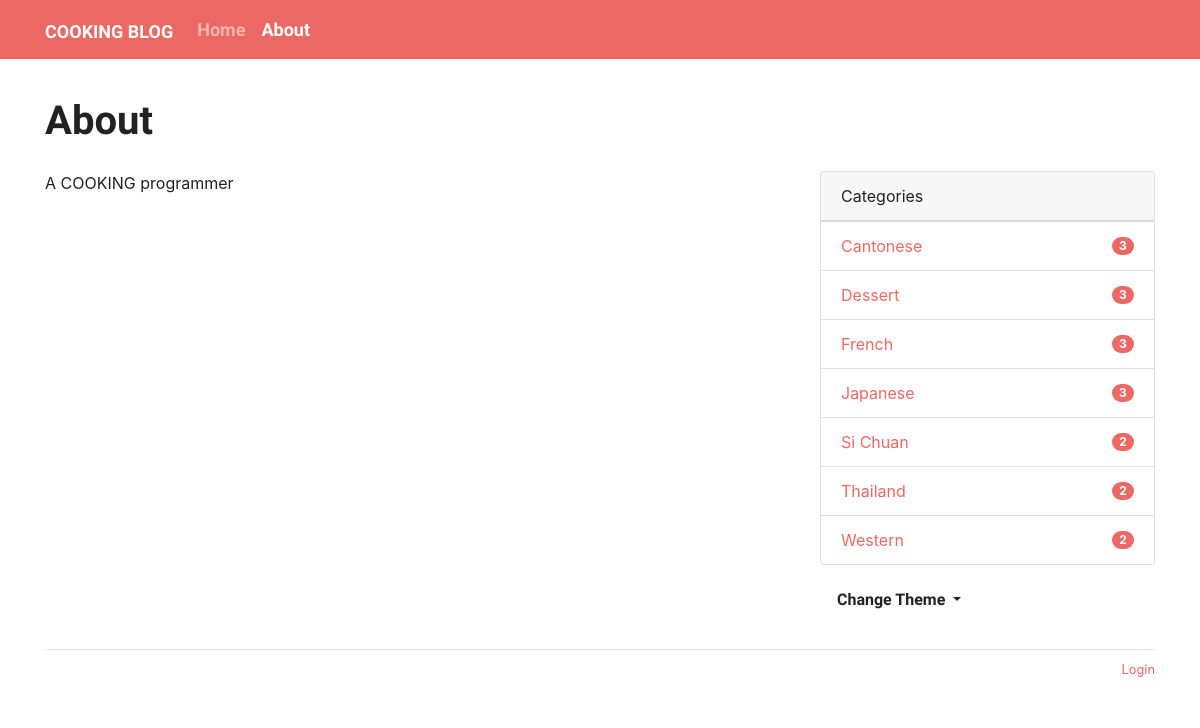
/about, run on the app's committed database.
### cooking/models.py (models this page shows)
class Admin(db.Model):
    id = db.Column(db.Integer, primary_key=True)
    username = db.Column(db.String(20))
    password_hash = db.Column(db.String(128))
    blog_title = db.Column(db.String(60))
    blog_sub_title = db.Column(db.String(100))
    name = db.Column(db.String(30))
    about = db.Column(db.Text)

class Category(db.Model):
    id = db.Column(db.Integer, primary_key=True)
    label = db.Column(db.String(30), unique=True)
    posts = db.relationship('Post', back_populates='category')

### cooking/blueprints/cook.py (the view)
@cook_bp.route('/about')
def about():
    return render_template('cook/about.html')

### cooking/__init__.py (called while the page is built)
def register_template_context(app):
    @app.context_processor
    def make_template_context():
        admin = Admin.query.first()
        categories = Category.query.order_by(Category.label).all()
        links = Link.query.order_by(Link.name).all()
        if current_user.is_authenticated:
            unread_comments = Comment.query.filter_by(reviewed=False).count()
        else:
            unread_comments = None
        return dict(
            admin=admin, categories=categories,
            links=links, unread_comments=unread_comments)

def register_request_handlers(app):
    @app.after_request
    def query_profiler(response):
        for q in get_debug_queries():
            if q.duration >= app.config['COOKING_SLOW_QUERY_THRESHOLD']:
                app.logger.warning(
                    'Slow query: Duration: %fs\n Context: %s\nQuery: %s\n '
                    % (q.duration, q.context, q.statement)
                )
        return response

### cooking/templates/cook/about.html (shortened to what this page needs)
{% extends 'base.html' %}
{% block content %}
    <div class="page-header">
        <h1>About</h1>
    </div>
    <div class="row">
        <div class="col-sm-8">
            {{ admin.about|safe }}
        </div>
        <div class="col-sm-4 sidebar">
            {% include "cook/_sidebar.html" %}
        </div>
    </div>
{% endblock %}

### cooking/templates/base.html (shortened to what this page needs)
{% from 'bootstrap/nav.html' import render_nav_item %}
<html lang="en">
<head>
    {% block head %}
        <link rel="stylesheet"
              href="{{ url_for('static', filename='css/%s.min.css' % request.cookies.get('theme', 'perfect_blue')) }}"
              type="text/css">
        <link rel="stylesheet" href="{{ url_for('static', filename='css/style.css') }}" type="text/css">
    {% endblock head %}
</head>
<body>
    {% block nav%}
    <nav class="navbar navbar-expand-lg navbar-dark bg-primary">
        <div class="container">
            <a class="navbar-brand" href="{{ url_for('cook.index') }}">{{ admin.blog_title }}</a>
            <div class="collapse navbar-collapse" id="navbarColor01">
                <ul class="navbar-nav mr-auto">
                    {{ render_nav_item('cook.index', 'Home') }}
                    {{ render_nav_item('cook.about', 'About') }}
                </ul>
            </div>
        </div>
    </nav>
    {% endblock nav%}
    <main class="container">
    {% block content %}{% endblock content %}
    {% block footer %}
        <footer>
            <p class="float-right">
                <small>
                    {% if current_user.is_authenticated %}
                        <a href="{{ url_for('auth.logout', next=request.full_path) }}">Logout</a>
                    {% else %}
                        <a href="{{ url_for('auth.login', next=request.full_path) }}">Login</a>
                    {% endif %}
                </small>
            </p>
        </footer>
    {% endblock footer %}
    </main>
</body>
</html>

### cooking/templates/cook/_sidebar.html (shortened to what this page needs)
{% if categories %}
    <div class="card mb-3">
        <div class="card-header">Categories</div>
        <ul class="list-group list-group-flush">
            {% for category in categories %}
                <li class="list-group-item  list-group-item-action d-flex justify-content-between align-items-center">
                    <a href="{{ url_for('cook.show_category', category_id=category.id) }}">
                        {{ category.label }}
                    </a>
                    <span class="badge badge-primary badge-pill"> {{ category.posts|length }}</span>
                </li>
            {% endfor %}
        </ul>
    </div>
{% endif %}
<div class="dropdown">
    <button class="btn btn-default dropdown-toggle" type="button" id="dropdownMenuButton"
            data-toggle="dropdown" aria-haspopup="true" aria-expanded="false">
        Change Theme
    </button>
</div>

### cooking/static/css/style.css (style rules this page uses)
nav { margin-bottom: 20px; }
.page-header { padding-top: 20px; padding-bottom: 20px; }
.sidebar { padding-left: 30px; }
footer { margin-top: 30px; padding: 10px 0 40px; color: #999; border-top: 1px solid #e5e5e5; }

### data on the page
Admin: blog_title "COOKING BLOG", about "A COOKING programmer"
Category: label "Cantonese", posts|length "3"
Category: label "Dessert", posts|length "3"
Category: label "French", posts|length "3"
Category: label "Japanese", posts|length "3"
Category: label "Si Chuan", posts|length "2"
Category: label "Thailand", posts|length "2"
Category: label "Western", posts|length "2"

### other printed values
{{ render_nav_item('cook.index', 'Home') }} "Home"
{{ render_nav_item('cook.about', 'About') }} "About"
